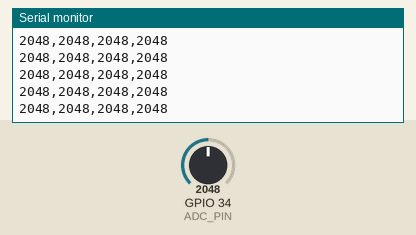
Simulated run of this sketch. Board: ESP32. Shown: the last lines printed to the serial monitor. The test bench sets the inputs (shaded band); at power-on: GPIO 34 (ADC_PIN) = 2048 (analog values on the 0–4095 scale).

Above: at 1.2 s.
1.3 s: GPIO 34 (ADC_PIN) set to 2866
At 1.58 s:
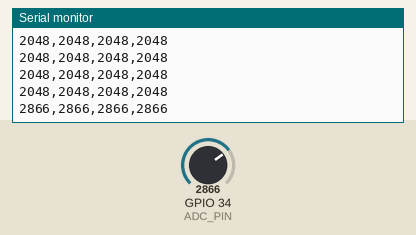
2.8 s: GPIO 34 (ADC_PIN) set to 3603
At 2.86 s:
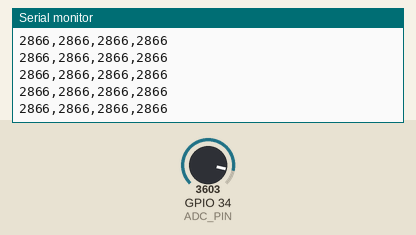
Timing chart, 0 to 5.8 s (numbered marks = the images above; inputs shaded):
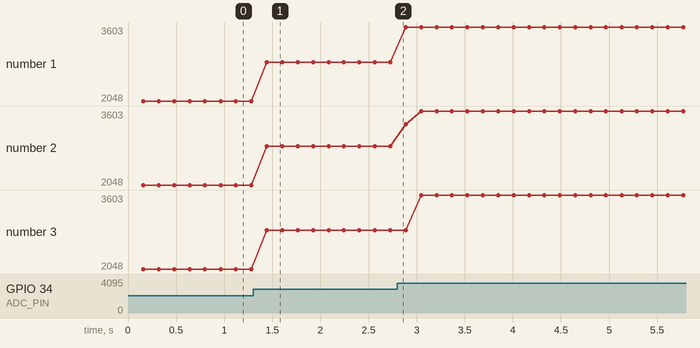

The sketch:

cpp.ino
```cpp
#include <Arduino.h>

const int ADC_PIN = 34;
const int SAMPLES = 8;
const unsigned long SAMPLE_MS = 20;
unsigned long lastSample;
long total = 0;
int count = 0;
int minimum;
int maximum;

void setup() {
  Serial.begin(115200);
  analogReadResolution(12);
  analogSetPinAttenuation(ADC_PIN, ADC_11db);
  Serial.println("ultimo,media8,minimo,massimo");
  lastSample = millis();
}

void loop() {
  const unsigned long now = millis();
  if (now - lastSample >= SAMPLE_MS) {
    lastSample = now;
    const int raw = analogRead(ADC_PIN);
    if (count == 0) {
      minimum = raw;
      maximum = raw;
    }
    if (raw < minimum) minimum = raw;
    if (raw > maximum) maximum = raw;
    total += raw;
    count++;

    if (count == SAMPLES) {
      const int average = total / SAMPLES;
      Serial.print(raw);
      Serial.print(",");
      Serial.print(average);
      Serial.print(",");
      Serial.print(minimum);
      Serial.print(",");
      Serial.println(maximum);
      total = 0;
      count = 0;  // Il prossimo blocco parte dal campione successivo.
    }
  }
  delay(1);
}
```

Measured:
- after the input at 1.3 s, the serial monitor: prints a new line after 0.14 s (image 1)
- plotted number 1: 2048 → 2866 after the input at 1.3 s, 2866 → 3603 after the input at 2.8 s
- plotted number 2: 2048 → 2866 after the input at 1.3 s, 2866 → 3603 after the input at 2.8 s
- plotted number 3: 2048 → 2866 after the input at 1.3 s, 2866 → 3603 after the input at 2.8 s
